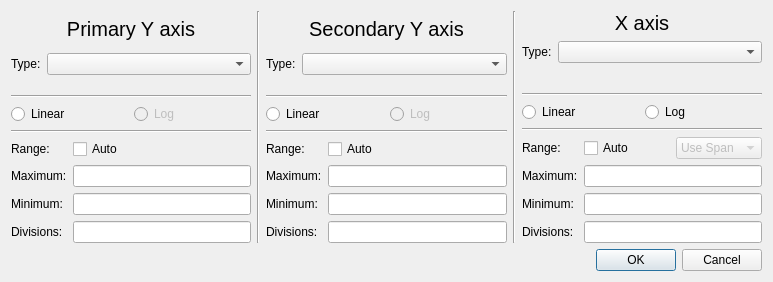
<?xml version="1.0" encoding="UTF-8"?>
<ui version="4.0">
 <class>XYplotAxisDialog</class>
 <widget class="QDialog" name="XYplotAxisDialog">
  <property name="windowModality">
   <enum>Qt::NonModal</enum>
  </property>
  <property name="geometry">
   <rect>
    <x>0</x>
    <y>0</y>
    <width>773</width>
    <height>282</height>
   </rect>
  </property>
  <property name="windowTitle">
   <string>Axis Setup</string>
  </property>
  <property name="modal">
   <bool>true</bool>
  </property>
  <layout class="QVBoxLayout" name="verticalLayout_4">
   <item>
    <layout class="QHBoxLayout" name="horizontalLayout_5">
     <item>
      <layout class="QVBoxLayout" name="verticalLayout">
       <item>
        <widget class="QLabel" name="label_2">
         <property name="font">
          <font>
           <pointsize>15</pointsize>
          </font>
         </property>
         <property name="text">
          <string>Primary Y axis</string>
         </property>
         <property name="alignment">
          <set>Qt::AlignCenter</set>
         </property>
        </widget>
       </item>
       <item>
        <layout class="QFormLayout" name="formLayout">
         <item row="0" column="0">
          <widget class="QLabel" name="label">
           <property name="text">
            <string>Type:</string>
           </property>
          </widget>
         </item>
         <item row="0" column="1">
          <widget class="QComboBox" name="Y1type"/>
         </item>
        </layout>
       </item>
       <item>
        <widget class="Line" name="line">
         <property name="orientation">
          <enum>Qt::Horizontal</enum>
         </property>
        </widget>
       </item>
       <item>
        <layout class="QHBoxLayout" name="horizontalLayout">
         <item>
          <widget class="QRadioButton" name="Y1linear">
           <property name="text">
            <string>Linear</string>
           </property>
           <attribute name="buttonGroup">
            <string notr="true">Y1group</string>
           </attribute>
          </widget>
         </item>
         <item>
          <widget class="QRadioButton" name="Y1log">
           <property name="enabled">
            <bool>false</bool>
           </property>
           <property name="text">
            <string>Log</string>
           </property>
           <attribute name="buttonGroup">
            <string notr="true">Y1group</string>
           </attribute>
          </widget>
         </item>
        </layout>
       </item>
       <item>
        <widget class="Line" name="line_2">
         <property name="orientation">
          <enum>Qt::Horizontal</enum>
         </property>
        </widget>
       </item>
       <item>
        <layout class="QFormLayout" name="formLayout_2">
         <item row="0" column="0">
          <widget class="QLabel" name="label_3">
           <property name="text">
            <string>Range:</string>
           </property>
          </widget>
         </item>
         <item row="0" column="1">
          <widget class="QCheckBox" name="Y1auto">
           <property name="text">
            <string>Auto</string>
           </property>
          </widget>
         </item>
         <item row="1" column="0">
          <widget class="QLabel" name="label_4">
           <property name="text">
            <string>Maximum:</string>
           </property>
          </widget>
         </item>
         <item row="1" column="1">
          <widget class="SIUnitEdit" name="Y1max"/>
         </item>
         <item row="2" column="0">
          <widget class="QLabel" name="label_5">
           <property name="text">
            <string>Minimum:</string>
           </property>
          </widget>
         </item>
         <item row="2" column="1">
          <widget class="SIUnitEdit" name="Y1min"/>
         </item>
         <item row="3" column="0">
          <widget class="QLabel" name="label_6">
           <property name="text">
            <string>Divisions:</string>
           </property>
          </widget>
         </item>
         <item row="3" column="1">
          <widget class="SIUnitEdit" name="Y1divs"/>
         </item>
        </layout>
       </item>
      </layout>
     </item>
     <item>
      <widget class="Line" name="line_3">
       <property name="orientation">
        <enum>Qt::Vertical</enum>
       </property>
      </widget>
     </item>
     <item>
      <layout class="QVBoxLayout" name="verticalLayout_2">
       <item>
        <widget class="QLabel" name="label_7">
         <property name="font">
          <font>
           <pointsize>15</pointsize>
          </font>
         </property>
         <property name="text">
          <string>Secondary Y axis</string>
         </property>
         <property name="alignment">
          <set>Qt::AlignCenter</set>
         </property>
        </widget>
       </item>
       <item>
        <layout class="QFormLayout" name="formLayout_3">
         <item row="0" column="0">
          <widget class="QLabel" name="label_8">
           <property name="text">
            <string>Type:</string>
           </property>
          </widget>
         </item>
         <item row="0" column="1">
          <widget class="QComboBox" name="Y2type"/>
         </item>
        </layout>
       </item>
       <item>
        <widget class="Line" name="line_4">
         <property name="orientation">
          <enum>Qt::Horizontal</enum>
         </property>
        </widget>
       </item>
       <item>
        <layout class="QHBoxLayout" name="horizontalLayout_2">
         <item>
          <widget class="QRadioButton" name="Y2linear">
           <property name="text">
            <string>Linear</string>
           </property>
           <attribute name="buttonGroup">
            <string notr="true">Y2group</string>
           </attribute>
          </widget>
         </item>
         <item>
          <widget class="QRadioButton" name="Y2log">
           <property name="enabled">
            <bool>false</bool>
           </property>
           <property name="text">
            <string>Log</string>
           </property>
           <attribute name="buttonGroup">
            <string notr="true">Y2group</string>
           </attribute>
          </widget>
         </item>
        </layout>
       </item>
       <item>
        <widget class="Line" name="line_5">
         <property name="orientation">
          <enum>Qt::Horizontal</enum>
         </property>
        </widget>
       </item>
       <item>
        <layout class="QFormLayout" name="formLayout_4">
         <item row="0" column="0">
          <widget class="QLabel" name="label_9">
           <property name="text">
            <string>Range:</string>
           </property>
          </widget>
         </item>
         <item row="0" column="1">
          <widget class="QCheckBox" name="Y2auto">
           <property name="text">
            <string>Auto</string>
           </property>
          </widget>
         </item>
         <item row="1" column="0">
          <widget class="QLabel" name="label_10">
           <property name="text">
            <string>Maximum:</string>
           </property>
          </widget>
         </item>
         <item row="1" column="1">
          <widget class="SIUnitEdit" name="Y2max"/>
         </item>
         <item row="2" column="0">
          <widget class="QLabel" name="label_11">
           <property name="text">
            <string>Minimum:</string>
           </property>
          </widget>
         </item>
         <item row="2" column="1">
          <widget class="SIUnitEdit" name="Y2min"/>
         </item>
         <item row="3" column="0">
          <widget class="QLabel" name="label_12">
           <property name="text">
            <string>Divisions:</string>
           </property>
          </widget>
         </item>
         <item row="3" column="1">
          <widget class="SIUnitEdit" name="Y2divs"/>
         </item>
        </layout>
       </item>
      </layout>
     </item>
     <item>
      <widget class="Line" name="line_6">
       <property name="orientation">
        <enum>Qt::Vertical</enum>
       </property>
      </widget>
     </item>
     <item>
      <layout class="QVBoxLayout" name="verticalLayout_3">
       <item>
        <widget class="QLabel" name="label_13">
         <property name="sizePolicy">
          <sizepolicy hsizetype="Preferred" vsizetype="Maximum">
           <horstretch>0</horstretch>
           <verstretch>0</verstretch>
          </sizepolicy>
         </property>
         <property name="font">
          <font>
           <pointsize>15</pointsize>
          </font>
         </property>
         <property name="text">
          <string>X axis</string>
         </property>
         <property name="alignment">
          <set>Qt::AlignCenter</set>
         </property>
        </widget>
       </item>
       <item>
        <layout class="QFormLayout" name="formLayout_5">
         <item row="0" column="0">
          <widget class="QLabel" name="label_14">
           <property name="text">
            <string>Type:</string>
           </property>
          </widget>
         </item>
         <item row="0" column="1">
          <widget class="QComboBox" name="XType"/>
         </item>
        </layout>
       </item>
       <item>
        <widget class="Line" name="line_7">
         <property name="orientation">
          <enum>Qt::Horizontal</enum>
         </property>
        </widget>
       </item>
       <item>
        <layout class="QHBoxLayout" name="horizontalLayout_4">
         <item>
          <widget class="QRadioButton" name="Xlinear">
           <property name="text">
            <string>Linear</string>
           </property>
           <attribute name="buttonGroup">
            <string notr="true">Xgroup</string>
           </attribute>
          </widget>
         </item>
         <item>
          <widget class="QRadioButton" name="Xlog">
           <property name="enabled">
            <bool>true</bool>
           </property>
           <property name="text">
            <string>Log</string>
           </property>
           <attribute name="buttonGroup">
            <string notr="true">Xgroup</string>
           </attribute>
          </widget>
         </item>
        </layout>
       </item>
       <item>
        <widget class="Line" name="line_8">
         <property name="orientation">
          <enum>Qt::Horizontal</enum>
         </property>
        </widget>
       </item>
       <item>
        <layout class="QFormLayout" name="formLayout_6">
         <item row="0" column="0">
          <widget class="QLabel" name="label_15">
           <property name="text">
            <string>Range:</string>
           </property>
          </widget>
         </item>
         <item row="0" column="1">
          <layout class="QHBoxLayout" name="horizontalLayout_3">
           <item>
            <widget class="QCheckBox" name="Xauto">
             <property name="text">
              <string>Auto</string>
             </property>
            </widget>
           </item>
           <item>
            <widget class="QComboBox" name="Xautomode">
             <property name="enabled">
              <bool>false</bool>
             </property>
             <item>
              <property name="text">
               <string>Use Span</string>
              </property>
             </item>
             <item>
              <property name="text">
               <string>Fit Traces</string>
              </property>
             </item>
            </widget>
           </item>
          </layout>
         </item>
         <item row="1" column="0">
          <widget class="QLabel" name="label_16">
           <property name="text">
            <string>Maximum:</string>
           </property>
          </widget>
         </item>
         <item row="1" column="1">
          <widget class="SIUnitEdit" name="Xmax"/>
         </item>
         <item row="2" column="0">
          <widget class="QLabel" name="label_17">
           <property name="text">
            <string>Minimum:</string>
           </property>
          </widget>
         </item>
         <item row="2" column="1">
          <widget class="SIUnitEdit" name="Xmin"/>
         </item>
         <item row="3" column="0">
          <widget class="QLabel" name="label_18">
           <property name="text">
            <string>Divisions:</string>
           </property>
          </widget>
         </item>
         <item row="3" column="1">
          <widget class="SIUnitEdit" name="Xdivs"/>
         </item>
        </layout>
       </item>
      </layout>
     </item>
    </layout>
   </item>
   <item>
    <widget class="QDialogButtonBox" name="buttonBox">
     <property name="orientation">
      <enum>Qt::Horizontal</enum>
     </property>
     <property name="standardButtons">
      <set>QDialogButtonBox::Cancel|QDialogButtonBox::Ok</set>
     </property>
    </widget>
   </item>
  </layout>
 </widget>
 <customwidgets>
  <customwidget>
   <class>SIUnitEdit</class>
   <extends>QLineEdit</extends>
   <header>CustomWidgets/siunitedit.h</header>
  </customwidget>
 </customwidgets>
 <resources/>
 <connections>
  <connection>
   <sender>buttonBox</sender>
   <signal>accepted()</signal>
   <receiver>XYplotAxisDialog</receiver>
   <slot>accept()</slot>
   <hints>
    <hint type="sourcelabel">
     <x>248</x>
     <y>254</y>
    </hint>
    <hint type="destinationlabel">
     <x>157</x>
     <y>274</y>
    </hint>
   </hints>
  </connection>
  <connection>
   <sender>buttonBox</sender>
   <signal>rejected()</signal>
   <receiver>XYplotAxisDialog</receiver>
   <slot>reject()</slot>
   <hints>
    <hint type="sourcelabel">
     <x>316</x>
     <y>260</y>
    </hint>
    <hint type="destinationlabel">
     <x>286</x>
     <y>274</y>
    </hint>
   </hints>
  </connection>
 </connections>
 <buttongroups>
  <buttongroup name="Y1group"/>
  <buttongroup name="Y2group"/>
  <buttongroup name="Xgroup"/>
 </buttongroups>
</ui>
